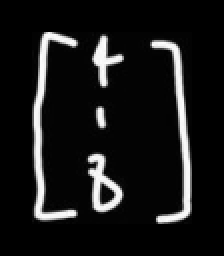
#> input picture testing/fixtures/matrix_col_vec.png, 112 x 128 px (shown 2 times larger)
$ python -i prepare_matrix_dataset.py   (imports and definitions only)
#> lines starting #> are read from the running program, lines starting #| are printed output that depends on the picture
#> further down, picture is the input picture: PIL image 112x128 L; min 0, max 253, mean 23.8
import os
import sys
import json
import re
from PIL import Image, ImageOps
import numpy as np
from datasets import load_dataset

OUTPUT_DIR = os.path.join(os.path.dirname(os.path.abspath(__file__)), "matrix_data")
# [1 line not run here, left out]
IMG_DIR = os.path.join(OUTPUT_DIR, "images")
# [1 line not run here, left out]

TARGET_MATRIX_SAMPLES = 300
TARGET_REGULAR_SAMPLES = 100

# [2 lines not run here, left out]

def preprocess_image(pil_img, target_h=96):
    """Convert to grayscale, detect background, invert if dark-on-light, scale to height 96."""
#> called with target_h = 96
    gray = pil_img.convert("L")
    arr = np.array(gray)

    # Check borders to determine background
    border_pixels = np.concatenate([arr[0, :], arr[-1, :], arr[:, 0], arr[:, -1]])
#> border_pixels = 480 values from 0 to 0
    if np.mean(border_pixels) > 128:
        # Dark strokes on light background -> invert to white strokes on black background
        gray = ImageOps.invert(gray)
        arr = np.array(gray)

    # Crop bounding box of foreground (pixels > 40)
    coords = np.argwhere(arr > 40)
#> coords = 1660 pairs, first value 16 to 111, second value 16 to 95
    if coords.size == 0:
        return None
    y0, x0 = coords.min(axis=0)
#> y0 = 16; x0 = 16
    y1, x1 = coords.max(axis=0) + 1
#> y1 = 112; x1 = 96
    cropped = gray.crop((x0, y0, x1, y1))
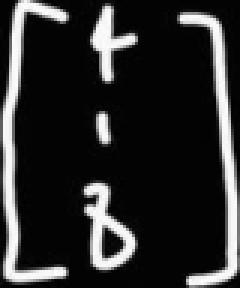
#> cropped: PIL image 80x96 L (shown 3 times larger); min 0, max 253, mean 44.5

    # Scale to height 96 maintaining aspect ratio
    w, h = cropped.size
#> w = 80; h = 96
    scale = target_h / max(1, h)
#> scale = 1
    new_w = max(32, int(round(w * scale)))
#> new_w = 80
    scaled = cropped.resize((new_w, target_h), Image.Resampling.BILINEAR)

    # Pad to multiples of 8 with 16px margins
    pad = 16
    final_h = ((target_h + pad * 2 + 7) // 8) * 8
    final_w = max(64, ((new_w + pad * 2 + 7) // 8) * 8)
#> final_w = 112

    canvas = Image.new("L", (final_w, final_h), 0)
#> canvas: PIL image 112x128 L; every value is 0
    canvas.paste(scaled, (pad, pad))
    return canvas

def tokenize_latex(latex_str):
    """Tokenize LaTeX string into discrete CROHME-style tokens."""
    # Match commands (\begin, \end, \matrix, \vec, \frac, etc.), numbers, operators, brackets
    tokens = re.findall(r"\\[a-zA-Z]+|\\\\|&|[0-9]|[a-zA-Z]|[+\-*/=<>()[\]{}]", latex_str)
    return tokens

# [58 lines not run here, left out]

>>> from PIL import Image
>>> picture = Image.open('../testing/fixtures/matrix_col_vec.png')
>>> result = preprocess_image(picture)
